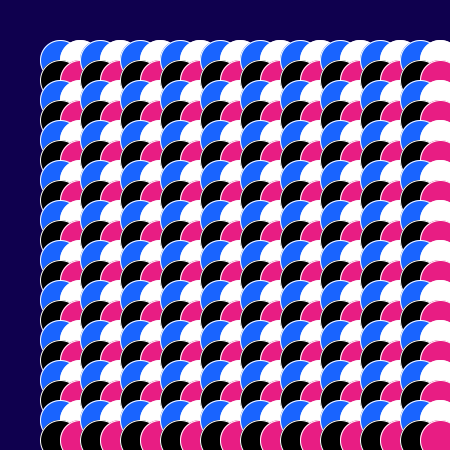
Frame 1 (no input)
Frame 60 (the mouse pressed at the canvas centre just before this capture): identical to frame 1, image omitted
Frame 120 (the mouse held since frame 60 and released just before this capture): identical to frame 1, image omitted

The Processing sketch that drew this single still picture (run headless with seeded random() and noise(); from frame 60 on, the mouse is pressed at the canvas centre):

// Processing sketch: processing_29014
// ── processing_29014.pde

// { imaginary opening code block for global variables
 
// global variables
 
// declare its name and assign a value
int xPos = 225;  // data type | variable name = value
int yPos = 225;
String firstname = "Steve";
 
void setup() {  // opening code block
  size(450, 450);
 
  // local variables
  int stageWidth = width;
  int stageHeight = height;
  println("stageHeight is " + stageHeight);  //
 
  background(15, 0 , 78);
  smooth();
  stroke(255, 255, 255);
  strokeWeight(1);
  ///fill(32, 141, 169);
  //fill(255, 0, 0);
}  // closing code block
 
void draw() {
 
  background(15, 0, 78);
 
  // cannot access the setup local variable stageHeight
  // println("stageHeight is " + stageHeight);
 
  xPos = 300;  // update the global variable xPos to 300
  int diameter = 40;  // create local variable for circle diameter to 40
 
  // 1st set
  // ellipse(20, 20, d, d);
  // ellipse(40, 20, d, d);
  // ellipse(20, 40, d, d);
  // ellipse(40, 40, d, d);
 
  // 2nd set
  // ellipse(20, 20, d, d);
  // ellipse(40, 20, d, d);
  // ellipse(20, 40, d, d);
  // ellipse(40, 40, d, d);
 
  // loop to create each column
  for (int cols = 0; cols < 10; cols++) {
    // nested loop to create rows for each column
    for (int rows = 0; rows < 10; rows++) {
      drawTile(40 * cols, 40 * rows, diameter);
    }
  }
 
  // can access the setup local variable firstname
  // println("My firstname is " + firstname);
}
 
void drawTile(int xPos, int yPos, int d) {
  fill(25, 100, 255);
  ellipse(xPos + 60, yPos + 60, d, d);
  fill(255, 255, 255);
  ellipse(xPos + 80, yPos + 60, d, d);
  fill(0, 0, 0);
  ellipse(xPos + 60, yPos + 80, d, d);
  fill(232, 29, 131);
  ellipse(xPos + 80, yPos + 80, d, d);
}
 
//} imaginary closing code block for global variables
